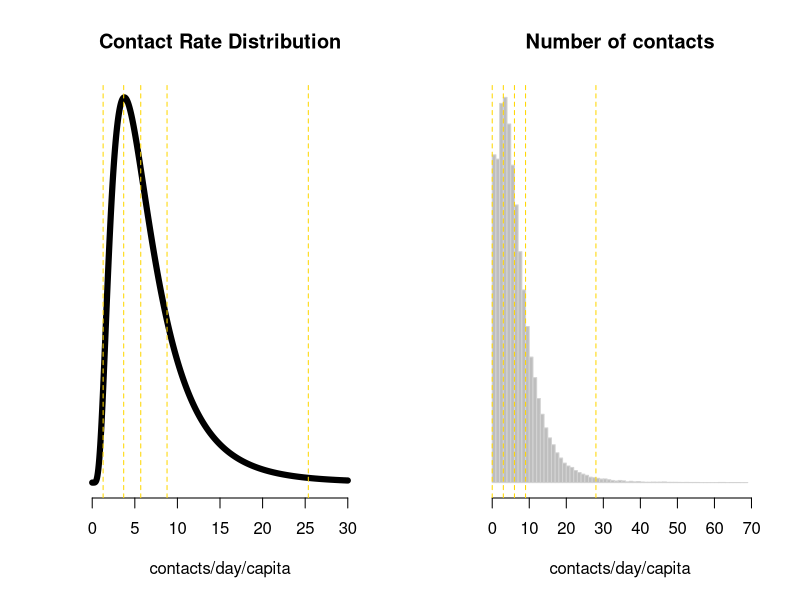

The R script that drew this image:
###
###  Contact rate before transmission
###

set.seed(1234)

# Contact rate

cr_mean <- 7
cr_sd   <- 5.0

tmp  <- 1 + cr_sd*cr_sd/cr_mean/cr_mean
m_ln <- log(cr_mean/sqrt(tmp))
s_ln <- sqrt(log(tmp))

x <- seq(0,30,length.out = 1e3)
y <- dlnorm(x,meanlog = m_ln,sdlog = s_ln)

pq <- c(0.01,0.25,0.5,0.75,0.99)
q <- qlnorm(p=pq,meanlog = m_ln,sdlog = s_ln)

# Number of contacts:
n <- 1e5
cr.sample <- rlnorm(n=n, meanlog = m_ln,sdlog = s_ln)
num.c <- rpois(n=n, lambda = cr.sample)
qpoiss <- quantile(num.c,probs = pq)
	
# Plots

#pdf('contact-rate.pdf',width = 10)
par(mfrow=c(1,2))
plot(x,y,typ='l',
	 main = 'Contact Rate Distribution',
	 lwd=6,yaxt='n', bty="n",
	 xlab='contacts/day/capita',ylab='')
abline(v=q, col='gold',lty=2)

hist(num.c,breaks = 0:max(num.c),
	 yaxt='n', ylab='', xlab='contacts/day/capita',
	 main = 'Number of contacts',
	 border = 'lightgrey', col='gray')
abline(v=qpoiss, col='gold',lty=2)
#dev.off()


